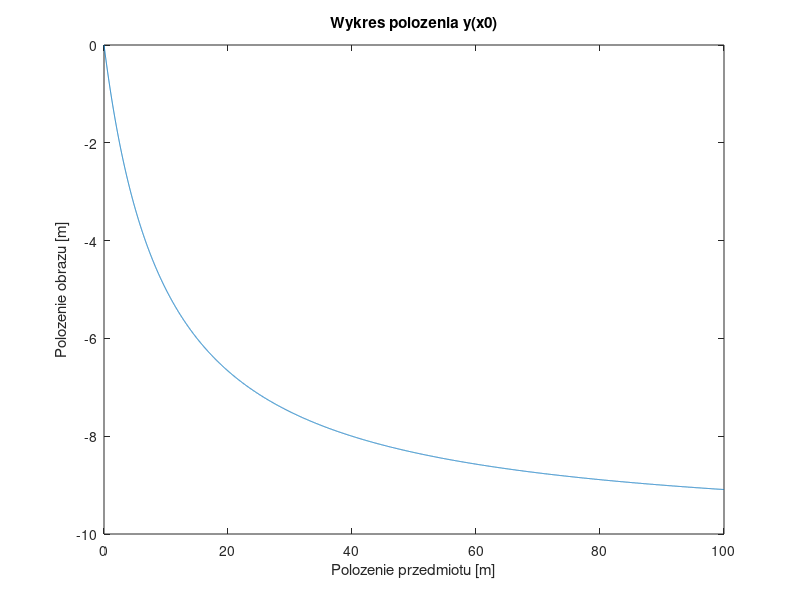

Recreate this plot in MATLAB.
% Tomasz Targiel
% Lista 7
% Zadanie 2

% Ten program rysuje wykres polozenia obrazu y w funkcji polozenia przedmiotu x0 dla cienkiej soczewki o ogniskowej f = −10

clear;
clc;

% Dane ogolne
f = -10; % Ogniskowa soczewki
x = [0:0.01:100]; % Zakres polozenia przedmiotu
y = 1 ./ ((1 ./ f) - (1 ./ x)); % Rownanie soczewki

plot(x, y)
title('Wykres polozenia y(x0)')
xlabel('Polozenie przedmiotu [m]')
ylabel('Polozenie obrazu [m]')
